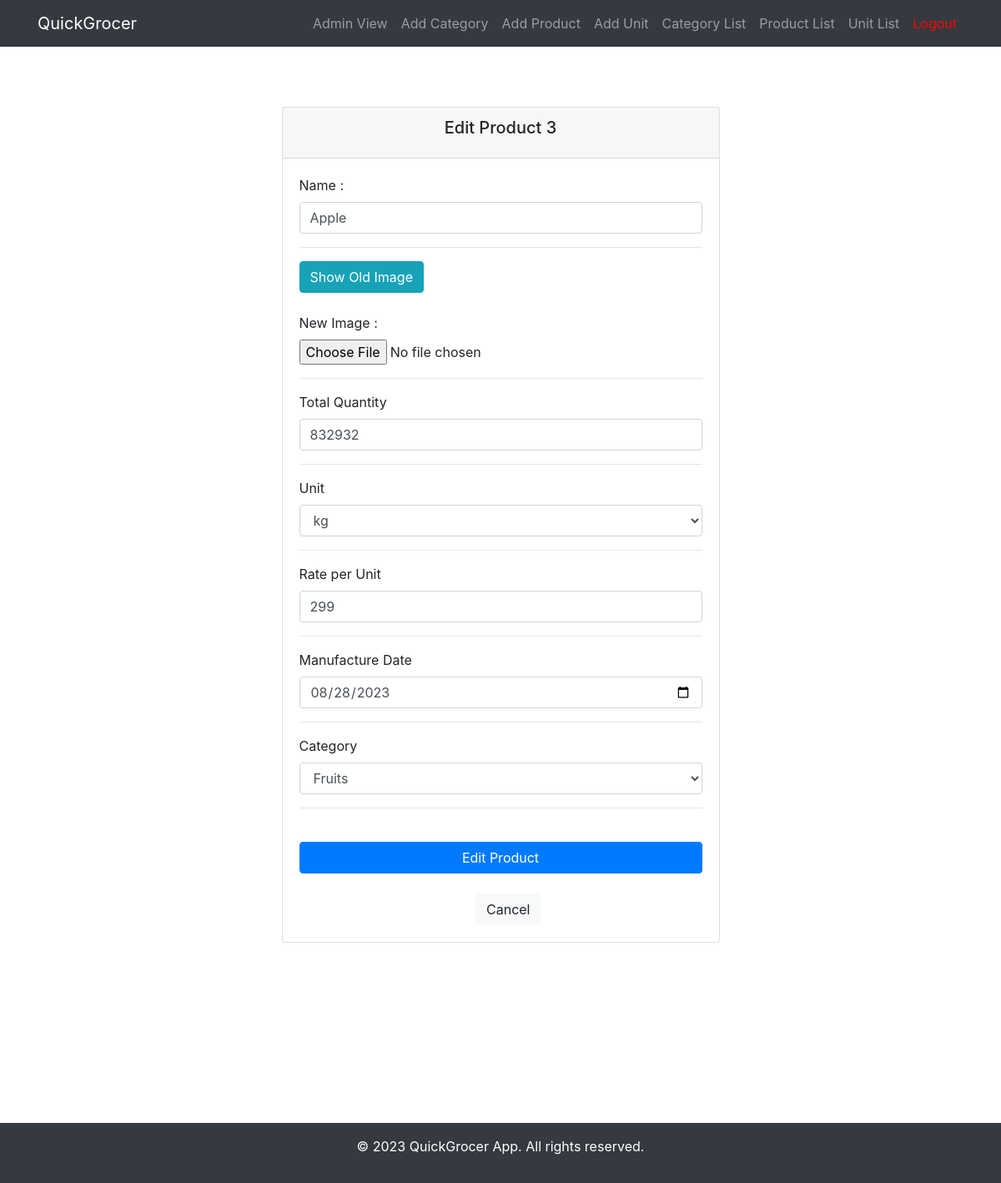
/admin/edit_product/3 (signed in), run on the app's committed database.
### application/models.py (models this page shows, shortened)
class Product(db.Model):
    id = db.Column(db.Integer, primary_key=True)
    product_name = db.Column(db.String(80), unique=True, nullable=False)
    product_picture = db.Column(db.String(160), nullable=False, default='default.png')
    total_quantity = db.Column(db.Integer, unique=False, nullable=False)
    rate_per_unit = db.Column(db.Integer, unique=False, nullable=False)
    manufacture_date = db.Column(db.Date, unique=False, nullable=False)
    unit_id = db.Column(db.Integer, db.ForeignKey('unit.id'), nullable=False)
    category_id = db.Column(db.Integer, db.ForeignKey('category.id'), nullable=False)
    cart = db.relationship('Cart', backref='product', lazy=True)

### application/auth_admin.py (the view, shortened to what this page needs)
@auth_admin.route('/edit_product/<int:product_id>', methods=['GET', 'POST'])
@login_required
def edit_product(product_id):
    product = Product.query.get(product_id)
    units = Unit.query.all()
    categories = Category.query.all()
    return render_template('admin/product_pages/edit_product.html', product=product, user=current_user, product_id=product_id, units=units, categories=categories)

### application/models.py (called while the page is built)
    def is_admin(self):
        return True

### application/templates/admin/product_pages/edit_product.html (shortened to what this page needs)
{% extends "base.html" %}
{% block content %} {% if user.is_authenticated %} {% if user.is_admin() %}
<div class="container mt-5">
    <div class="row justify-content-center">
        <div class="col-md-6">
            <div class="card">
                <div class="card-header">
                    <h5 class="card-title text-center">
                        Edit Product {{ product.id }}
                    </h5>
                </div>
                <div class="card-body">
                    <form
                        method="post"
                        action="{{ url_for('auth_admin.edit_product', product_id=product_id) }}"
                        enctype="multipart/form-data">
                        <div class="form-group">
                            <label for="product_name">Name :</label>
                            <input
                                type="text"
                                class="form-control"
                                id="product_name"
                                name="product_name"
                                value="{{ product.product_name }}" />
                        </div>
                        <hr />
                        <div class="form-group">
                            <input
                                type="button"
                                id="oldImageButton"
                                class="btn btn-info"
                                value="Show Old Image"
                                onclick="oldImagePreviewer()" />
                            <br /><br />
                            <label for="product_picture">New Image :</label>
                            <input
                                type="file"
                                class="form-control-file"
                                id="product_picture"
                                name="product_picture"
                                accept=".jpg, .jpeg, .png, .webp, .svg" />
                        </div>
                        <hr />
                        <div class="form-group">
                            <label for="total_quantity">Total Quantity</label>
                            <input
                                type="number"
                                class="form-control"
                                id="total_quantity"
                                name="total_quantity"
                                value="{{ product.total_quantity }}" />
                        </div>
                        <hr />
                        <div class="form-group">
                            <label for="unit_id">Unit</label>
                            <select
                                class="form-control"
                                id="unit_id"
                                name="unit_id">
                                {% for unit in units %}
                                {% if unit.id == product.unit_id %}
                                <option value="{{ unit.id }}" selected>
                                    {{ unit.unit_name }}
                                </option>
                                {% else %}
                                <option value="{{ unit.id }}">
                                    {{ unit.unit_name }}
                                </option>
                                {% endif %} {% endfor %}
                            </select>
                        </div>
                        <hr />
                        <div class="form-group">
                            <label for="rate_per_unit">Rate per Unit</label>
                            <input
                                type="number"
                                class="form-control"
                                id="rate_per_unit"
                                name="rate_per_unit"
                                value="{{ product.rate_per_unit }}" />
                        </div>
                        <hr />
                        <div class="form-group">
                            <label for="manufacture_date"
                                >Manufacture Date</label
                            >
                            <input
                                type="date"
                                class="form-control"
                                id="manufacture_date"
                                name="manufacture_date"
                                value="{{ product.manufacture_date }}" />
                        </div>
                        <hr />
                        <div class="form-group">
                            <label for="category_id">Category</label>
                            <select
                                class="form-control"
                                id="category_id"
                                name="category_id">
                                {% for category in categories %}
                                {% if category.id == product.category_id %}
                                <option value="{{ category.id }}" selected>
                                    {{ category.category_name }}
                                </option>
                                {% else %}
                                <option value="{{ category.id }}">
                                    {{ category.category_name }}
                                </option>
                                {% endif %} {% endfor %}
                            </select>
                        </div>
                        <hr />
                        <br />
                        <button type="submit" class="btn btn-primary btn-block">
                            Edit Product
                        </button>
                        <br />
                        <div class="mx-auto" style="width: 60px">
                            <a
                                href="{{ url_for('auth_admin.view_product', product_id=product.id) }}"
                                class="btn btn-light"
                                >Cancel</a
                            >
                        </div>
                    </form>
                </div>
            </div>
        </div>
    </div>
</div>
{% endif %} {% endif %} {% endblock %}

### data on the page
Product: id "3", product_name "Apple", total_quantity "832932", rate_per_unit "299", manufacture_date "08/28/2023"

### other printed values
form field unit_id "kg"
form field category_id "Fruits"
